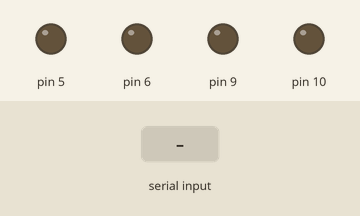
The sketch below on a simulated Arduino Uno, built with avr-gcc and run on an emulated ATmega328P. On the bench: output pins drawn as LEDs (lit = HIGH). The test bench sets the inputs (shaded band).

Above: at 1.2 s.
1.3 s: "F" received over Serial
At 1.7 s:
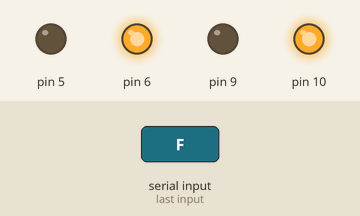
2.8 s: "B" received over Serial
At 4.0 s:
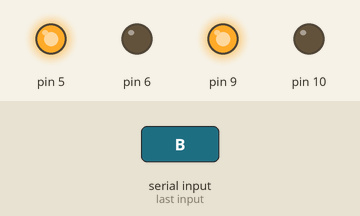
4.3 s: "L" received over Serial
At 5.2 s:
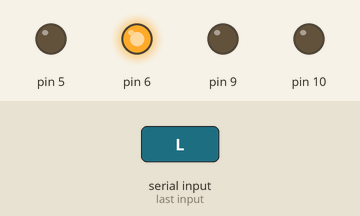
5.8 s: "R" received over Serial
At 6.3 s:
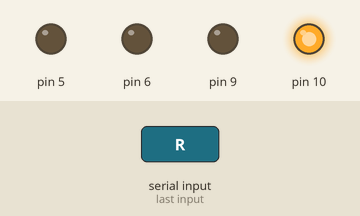
7.3 s: "S" received over Serial
At 8.7 s:
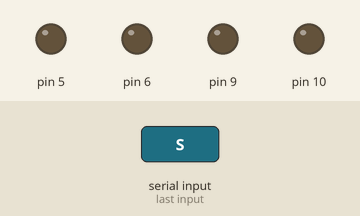
Timing chart, 0 to 9.8 s (numbered marks = the images above; inputs shaded):
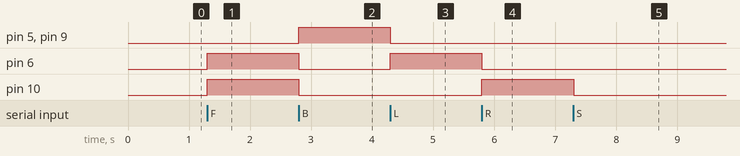

Measured:
- after the input at 1.3 s, pin 6, pin 10: LOW → HIGH at once
- after the input at 2.8 s, pin 5, pin 9: LOW → HIGH at once; pin 6, pin 10: HIGH → LOW at once
- after the input at 4.3 s, pin 5, pin 9: HIGH → LOW at once; pin 6: LOW → HIGH at once
- after the input at 5.8 s, pin 6: HIGH → LOW at once; pin 10: LOW → HIGH at once
- after the input at 7.3 s, pin 10: HIGH → LOW at once

The sketch:

___________.ino
```cpp
void setup()
{
  pinMode(5, OUTPUT);
  pinMode(6, OUTPUT);
  pinMode(9, OUTPUT);
  pinMode(10, OUTPUT);
  Serial.begin(9600);
}
int income=0;
void loop()
{
  if(Serial.available()>0)
  {
    income=Serial.read();
    switch(income)
    {
      case 'F':
            forward();break;
      case 'B':
            backward();break;
      case 'L':
            left();break;
      case 'R':
            right();break;
      case 'S':
            stop();break;
      default :
            break;
    }
  }
}

void forward()
{
  digitalWrite(10,HIGH);
    digitalWrite(9,LOW);
    digitalWrite(6,HIGH);
    digitalWrite(5,LOW);
}

void backward()
{
  digitalWrite(9,HIGH);
    digitalWrite(10,LOW);
    digitalWrite(5,HIGH);
    digitalWrite(6,LOW);
}

void left()
{
  digitalWrite(10,LOW);
    digitalWrite(9,LOW);
    digitalWrite(6,HIGH);
    digitalWrite(5,LOW);
}
void right()
{
  digitalWrite(5,LOW);
    digitalWrite(6,LOW);
    digitalWrite(10,HIGH);
    digitalWrite(9,LOW);
}
void stop()
{
  digitalWrite(5,LOW);
    digitalWrite(6,LOW);
    digitalWrite(10,LOW);
    digitalWrite(9,LOW);
}
```
